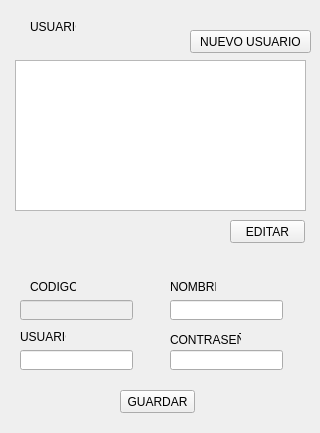
<?xml version="1.0" encoding="UTF-8"?>
<ui version="4.0">
 <class>Form</class>
 <widget class="QWidget" name="Form">
  <property name="geometry">
   <rect>
    <x>0</x>
    <y>0</y>
    <width>320</width>
    <height>433</height>
   </rect>
  </property>
  <property name="windowTitle">
   <string>Form</string>
  </property>
  <widget class="QLabel" name="label">
   <property name="geometry">
    <rect>
     <x>30</x>
     <y>20</y>
     <width>46</width>
     <height>13</height>
    </rect>
   </property>
   <property name="text">
    <string>USUARIOS</string>
   </property>
  </widget>
  <widget class="QTableWidget" name="TABLEUSUARIOS">
   <property name="geometry">
    <rect>
     <x>15</x>
     <y>60</y>
     <width>291</width>
     <height>151</height>
    </rect>
   </property>
  </widget>
  <widget class="QPushButton" name="BTNSAVEUSER">
   <property name="geometry">
    <rect>
     <x>120</x>
     <y>390</y>
     <width>75</width>
     <height>23</height>
    </rect>
   </property>
   <property name="text">
    <string>GUARDAR</string>
   </property>
  </widget>
  <widget class="QPushButton" name="BTNADDUSER">
   <property name="geometry">
    <rect>
     <x>190</x>
     <y>30</y>
     <width>121</width>
     <height>23</height>
    </rect>
   </property>
   <property name="text">
    <string>NUEVO USUARIO</string>
   </property>
  </widget>
  <widget class="QLabel" name="label_2">
   <property name="geometry">
    <rect>
     <x>30</x>
     <y>280</y>
     <width>46</width>
     <height>13</height>
    </rect>
   </property>
   <property name="text">
    <string>CODIGO</string>
   </property>
  </widget>
  <widget class="QLabel" name="label_3">
   <property name="geometry">
    <rect>
     <x>20</x>
     <y>330</y>
     <width>46</width>
     <height>13</height>
    </rect>
   </property>
   <property name="text">
    <string>USUARIO</string>
   </property>
  </widget>
  <widget class="QLabel" name="label_4">
   <property name="geometry">
    <rect>
     <x>170</x>
     <y>280</y>
     <width>46</width>
     <height>13</height>
    </rect>
   </property>
   <property name="text">
    <string>NOMBRES</string>
   </property>
  </widget>
  <widget class="QLabel" name="label_5">
   <property name="geometry">
    <rect>
     <x>170</x>
     <y>330</y>
     <width>71</width>
     <height>20</height>
    </rect>
   </property>
   <property name="text">
    <string>CONTRASEÑA</string>
   </property>
  </widget>
  <widget class="QLineEdit" name="TXTCODIGO">
   <property name="enabled">
    <bool>false</bool>
   </property>
   <property name="geometry">
    <rect>
     <x>20</x>
     <y>300</y>
     <width>113</width>
     <height>20</height>
    </rect>
   </property>
  </widget>
  <widget class="QLineEdit" name="TXTNOMBR">
   <property name="geometry">
    <rect>
     <x>170</x>
     <y>300</y>
     <width>113</width>
     <height>20</height>
    </rect>
   </property>
  </widget>
  <widget class="QLineEdit" name="TXTUSUARIO">
   <property name="geometry">
    <rect>
     <x>20</x>
     <y>350</y>
     <width>113</width>
     <height>20</height>
    </rect>
   </property>
  </widget>
  <widget class="QLineEdit" name="TXTPASSW">
   <property name="geometry">
    <rect>
     <x>170</x>
     <y>350</y>
     <width>113</width>
     <height>20</height>
    </rect>
   </property>
  </widget>
  <widget class="QPushButton" name="BTNEDITUSER">
   <property name="geometry">
    <rect>
     <x>230</x>
     <y>220</y>
     <width>75</width>
     <height>23</height>
    </rect>
   </property>
   <property name="text">
    <string>EDITAR</string>
   </property>
  </widget>
 </widget>
 <resources/>
 <connections/>
</ui>
